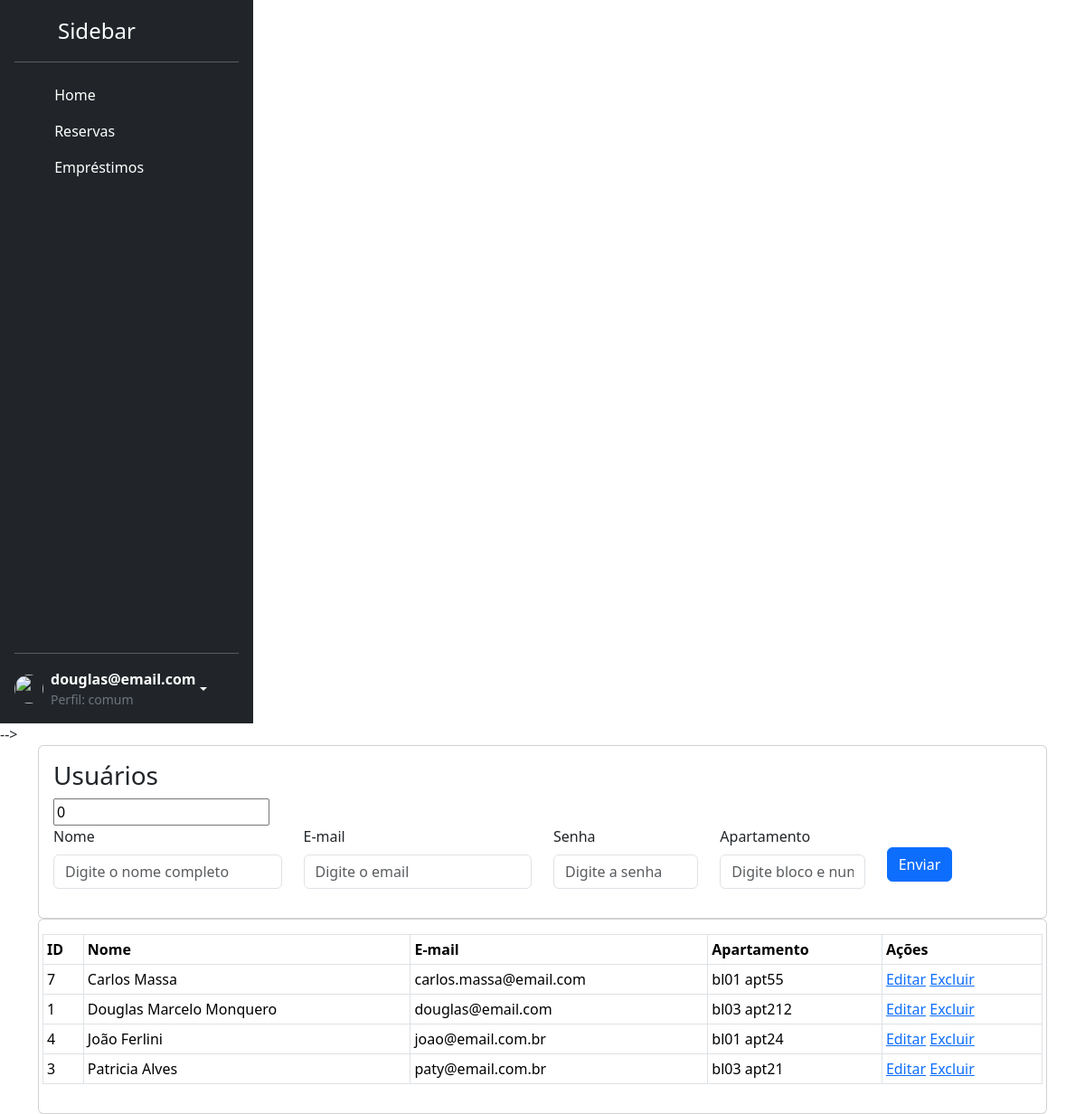
/usuarios_.php (signed in), run on the app's committed database.
### tables this page shows
CREATE TABLE IF NOT EXISTS `usuario` (
  `id` int(11) NOT NULL AUTO_INCREMENT,
  `cadastro` timestamp NOT NULL DEFAULT current_timestamp(),
  `nome` varchar(60) NOT NULL,
  `email` varchar(40) NOT NULL,
  `senha` varchar(40) NOT NULL,
  `apartamento` varchar(15) DEFAULT NULL,
  PRIMARY KEY (`id`),
  UNIQUE KEY `email` (`email`)
);

### includes/conexao.php (called while the page is built, shortened)
<?php
    class Database {
        public $conexao;
        public function __construct($host = "localhost", $usuario = "root", $senha = "",  $base = "ferramentas")
        {
            $this->conexao = new mysqli($host, $usuario, $senha, $base);
        }
        public function query($sql){
            return $this->conexao->query($sql);
        }
    }
?>

### includes/classes/Usuario.php (called while the page is built, shortened)
<?php
	include_once("includes/conexao.php");
	class Usuario {
		private $bd;
		public function __construct(Database $bd){
			$this->bd = $bd;
		}
		function listar(){
			$sql = "SELECT * FROM usuario ORDER BY nome";
			$resultado = $this->bd->query($sql);
			$rows = [];
			while($row = $resultado->fetch_assoc()){
				$rows[] = $row;
			}
			return $rows;
		}
	}
?>

### usuarios_.php (the view, shortened to what this page needs)
<?php
include_once("includes/classes/Usuario.php");
$bd = new Database();
$usuario = new Usuario($bd);
$usuarioBD = new Usuario($bd);
if (isset($_GET['idUsuario'])) {
    $idUsuario = $_GET['idUsuario'];
    $dados = $usuarioBD->buscaID($idUsuario);
    $nome = $dados['nome'];
    $email = $dados['email'];
    $apartamento = $dados['apartamento'];
} else {
    $idUsuario = 0;
    $nome = "";
    $email = "";
    $apartamento = "";
}
$usuarios = $usuario->listar();
?>
<!DOCTYPE html>
<html>
<head>
    <link href="https://cdn.jsdelivr.net/npm/bootstrap@5.3.7/dist/css/bootstrap.min.css" rel="stylesheet">
</head>
<body>
    <div class="container">
        <div class="card">
            <div class="card-body">
                <h3>Usuários</h3>
                <div class="row">
                    <form action="" method="POST">
                        <input type="" name="idUsuario" value="<?php echo $idUsuario ?>">
                        <div class="row">
                            <div class="col-md-3 mb-3">
                                <label for="nome" class="form-label">Nome</label>
                                <input type="text" class="form-control" id="nome" value="<?php echo $nome ?>" name="nome" placeholder="Digite o nome completo">
                            </div>
                            <div class="col-md-3 mb-3">
                                <label for="email" class="form-label">E-mail</label>
                                <input type="email" class="form-control" id="email" value="<?php echo $email ?>" name="email" placeholder="Digite o email">
                            </div>
                            <div class="col-md-2 mb-3">
                                <label for="senha" class="form-label">Senha</label>
                                <input type="password" class="form-control" id="senha" name="senha" placeholder="Digite a senha">
                             </div>
                            <div class="col-md-2 mb-3">
                                <label for="apartamento" class="form-label">Apartamento</label>
                                <input type="text" class="form-control" id="apartamento" value="<?php echo $apartamento ?>" name="apartamento" placeholder="Digite bloco e numero do apartamento">
                            </div>
                            <div class="col-md-2 mt-4">
                                <button type="submit" class="btn btn-primary">Enviar</button>
                            </div>
                        </div>
                    </form>
                </div>
            </div>
        </div>
        <div class="card">
            <div class="card-body">
                <div class="row">
                    <table class="table table-bordered table-sm">
                        <tr>
                            <th>ID</th>
                            <th>Nome</th>
                            <th>E-mail</th>
                            <th>Apartamento</th>
                            <th>Ações</th>
                        </tr>
                        <?php
                        foreach ($usuarios as $usuario) {
                            echo '
									<tr>
										<td>' . $usuario['id'] . '</td>
										<td>' . $usuario['nome'] . '</td>
										<td>' . $usuario['email'] . '</td>
										<td>' . $usuario['apartamento'] . '</td>
										<td>
											<a href="?idUsuario=' . $usuario['id'] . '">Editar</a>
											<a onclick="return confirm(\'Deseja realmente excluir?\');" href="excluir.usuario.php?idUsuario=' . $usuario['id'] . '">Excluir</a>
										</td>
									</tr>';
                        }
                        ?>
                    </table>
                </div>
            </div>
        </div>
    </div>
</body>
</html>

### data on the page
usuario: id "7", nome "Carlos Massa", email "carlos.massa@email.com", apartamento "bl01 apt55"
usuario: id "1", nome "Douglas Marcelo Monquero", email "douglas@email.com", apartamento "bl03 apt212"
usuario: id "4", nome "João Ferlini", email "joao@email.com.br", apartamento "bl01 apt24"
usuario: id "3", nome "Patricia Alves", email "paty@email.com.br", apartamento "bl03 apt21"

### other printed values
$_SESSION['nome_usuario'] "douglas@email.com"
$nivel "comum"
